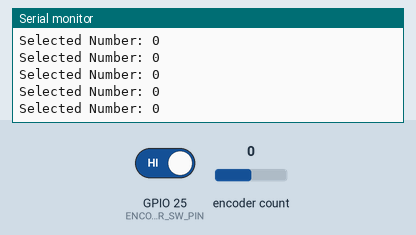
This sketch was run on a simulated ESP32. Parts: the last lines printed to the serial monitor. Inputs (shaded band) come from the test bench; at power-on: GPIO 25 (ENCODER_SW_PIN) HIGH, encoder count 0.

Above: at 1.2 s.
1.3 s: GPIO 25 (ENCODER_SW_PIN) driven LOW
At 1.51 s:
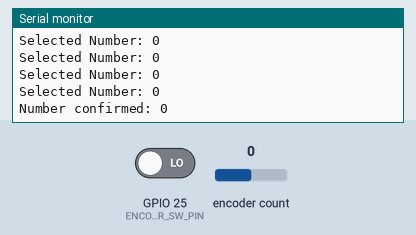
3.1 s: encoder count set to 1
At 3.31 s:
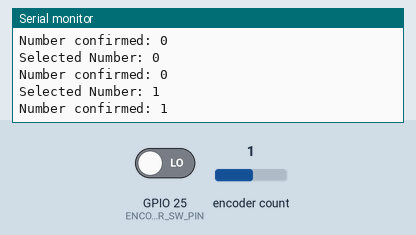
4.6 s: encoder count set to 2
At 4.81 s:
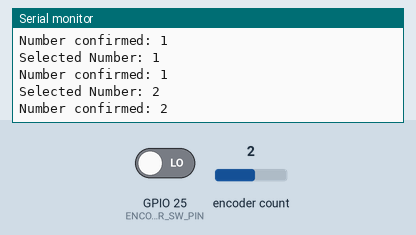
Timing chart, 0 to 7.6 s (numbered marks = the images above; inputs shaded):
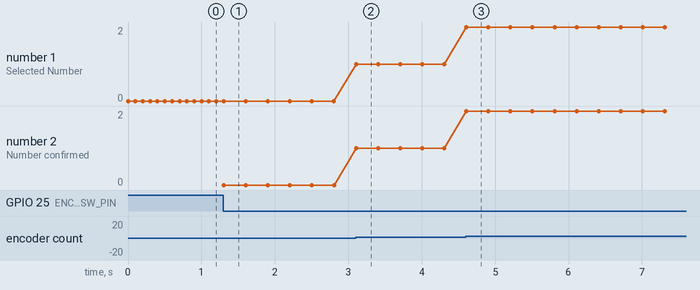

The sketch:

294.ino
```cpp
#include <RotaryEncoder.h>

// Define pin connections
#define ENCODER_CLK_PIN 32  // CLK (A pin)
#define ENCODER_DT_PIN 21   // DT (B pin)
#define ENCODER_SW_PIN 25   // SW (button pin)

// Create a RotaryEncoder instance
RotaryEncoder encoder(ENCODER_CLK_PIN, ENCODER_DT_PIN);

// Variable to hold the selected number
int selectedNumber = 0;

void setup() {
  Serial.begin(115200);
  Serial.println("Number Selection Example");

  // Initialize the encoder
  encoder.setPosition(0);  // Start at 0

  // Setup the switch pin with internal pull-up
  pinMode(ENCODER_SW_PIN, INPUT_PULLUP);
}

void loop() {
  // Update the encoder
  encoder.tick();

  // Get the current position
  int currentPosition = encoder.getPosition();

  // Print the selected number
  Serial.print("Selected Number: ");
  Serial.println(currentPosition);

  // Check if the button is pressed
  if (digitalRead(ENCODER_SW_PIN) == LOW) {
    selectedNumber = currentPosition;  // Confirm the selection
    Serial.print("Number confirmed: ");
    Serial.println(selectedNumber);
    delay(200);  // Simple debounce
  }

  delay(100);  // Delay for stability
}
```

Measured:
- after the input at 1.3 s, the serial monitor: prints a new line at once (image 1)
- after the input at 3.1 s, the serial monitor: prints a new line at once (image 2)
- after the input at 4.6 s, the serial monitor: prints a new line at once (image 3)
- plotted number 1: 0 → 1 after the input at 3.1 s, 1 → 2 after the input at 4.6 s
- plotted number 2: 0 → 1 after the input at 3.1 s, 1 → 2 after the input at 4.6 s
